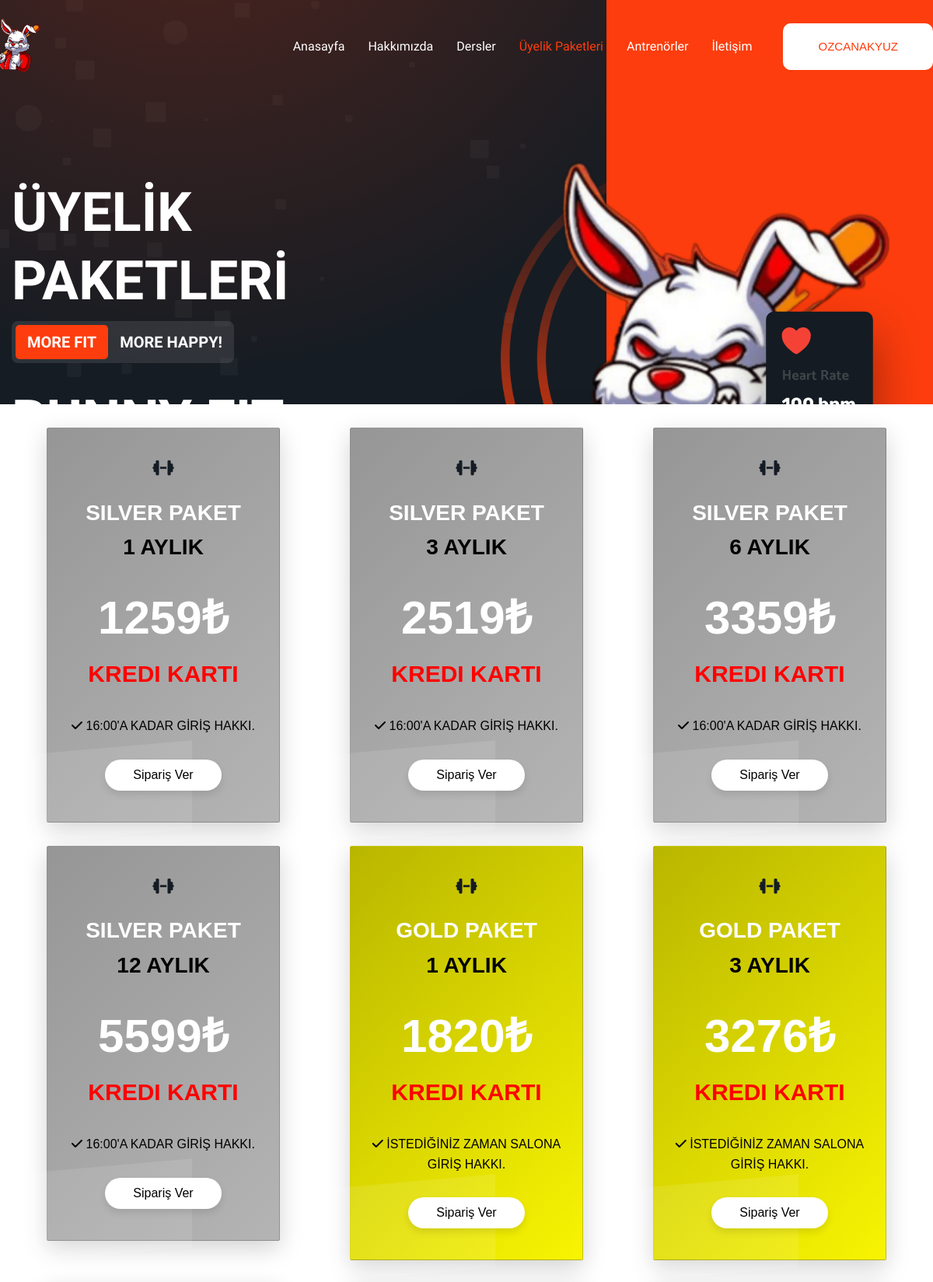
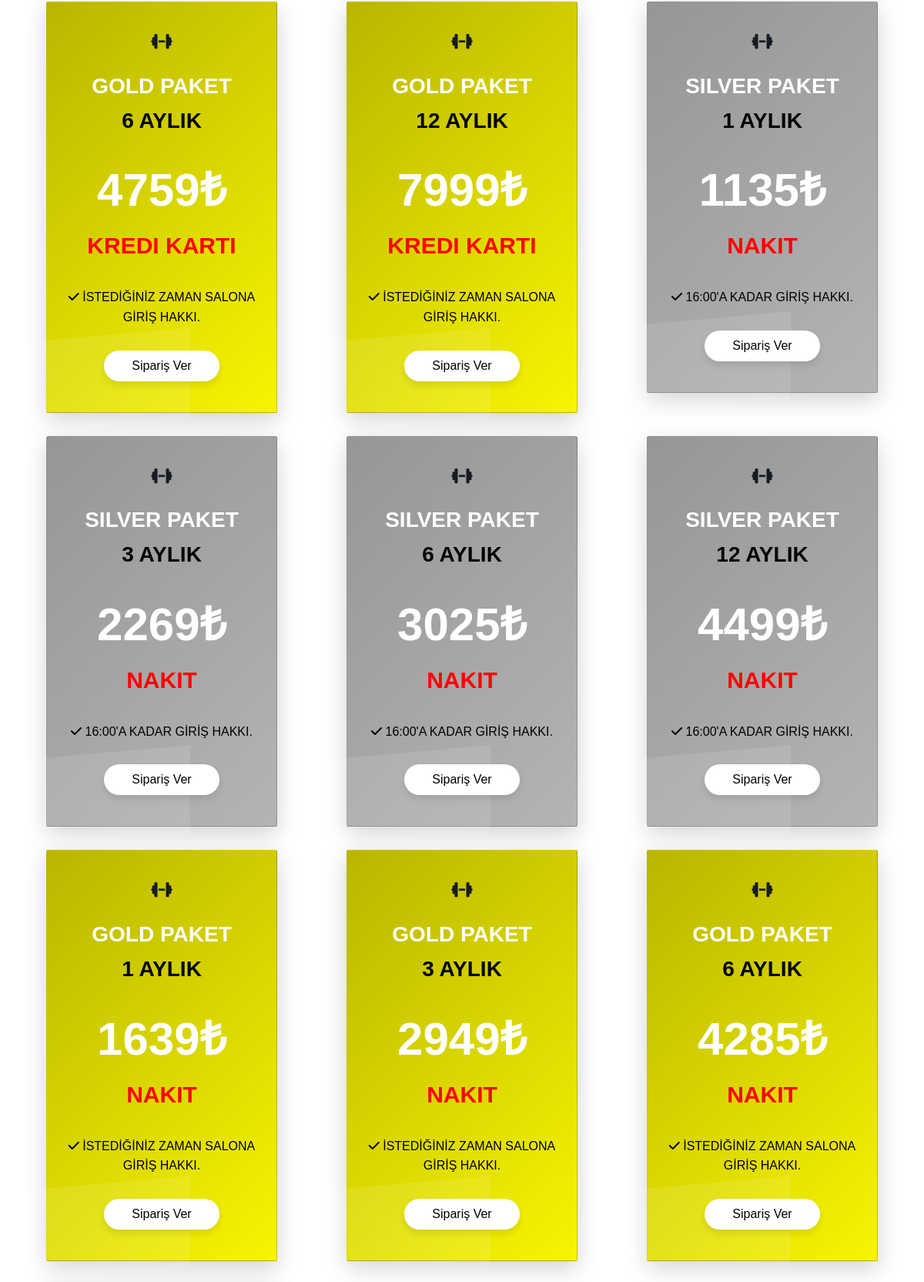
Screenshot of /fiyatlar (signed in, upper part) with the database file from the repository (2 pictures, top to bottom).
### home/models.py (models this page shows, shortened)
class Fiyatlar(models.Model):
    STATUS = (('True', 'Evet'),('False', 'Hayir'),)
    ODEME_SECENEKLERI = (('NAKIT', 'NAKIT'),('KREDI KARTI', 'KREDI KARTI'),)
    paket = models.CharField(max_length=150)
    ay = models.CharField(max_length=150)
    price= models.CharField(max_length=150)
    odeme_sekli = models.CharField(max_length=20, choices=ODEME_SECENEKLERI)
    detail = models.TextField()
    status = models.CharField(max_length=10,choices=STATUS)
    slug = models.SlugField()
    create_at = models.DateTimeField(auto_now_add=True)
    update_at = models.DateTimeField(auto_now=True)

### home/views.py (the view)
# urls.py: path('fiyatlar',views.fiyatlar_view, name= 'fiyatlar_view'),
def fiyatlar_view(request):
    fiyatlar = Fiyatlar.objects.filter(status=True)
    context = {'page': 'Üyelik Paketleri',
               'fiyatlar': fiyatlar,}
    return render(request, 'fiyatlar.html', context)

### home/templates/fiyatlar.html (shortened to what this page needs)
{% extends 'base.html' %}
{% load static %}
{% block body %}
<section class="section hero bg-dark has-after has-bg-image mb-5" id="home" aria-label="hero" data-section
  style="background-image: url('{% static 'images/hero-bg.png' %}'); height: 65vh;">
  <div class="container">
    <div class="hero-content" style="margin-block-end: 190px;">
      <h1 class="h1 hero-title">ÜYELİK PAKETLERİ</h1>
      <p class="hero-subtitle">
        <strong class="strong">MORE FIT</strong>MORE HAPPY!
      </p>
      <h1 class="h1 hero-title">BUNNY FIT</h1>
    </div>
    <div class="hero-banner">
      <img src="{% static 'images/bunnyfit.png' %}" width="660" height="753" alt="hero banner" class="w-100">
      <img src="{% static 'images/heart-rate.svg' %}" width="255" height="270" alt="heart rate"
        class="abs-img abs-img-1">
      <img src="{% static 'images/calories.svg' %}" width="348" height="224" alt="calories" class="abs-img abs-img-2">
    </div>
  </div>
</section>
<section>
  <div class="container my-5 m-auto" style="margin-inline:unset;">
    <div class="row" id="price-row">
      {% for fiyat in fiyatlar %}
        <div class="col-sm-4 mb-5">
          <div class="card text-center shadow-lg {% if forloop.counter <= 4 %} silver {% elif forloop.counter <= 8 %} gold {% elif forloop.counter <= 12 %} silver {% else %} gold {% endif %}">
            <div class="title">
              <i class="fa-solid fa-dumbbell h3" aria-hidden="true"></i>
              <h2>{{ fiyat.paket }} <br> <span style="color: black;">{{ fiyat.ay }}</span></h2>
            </div>
            <div class="price">
              <h4>{{ fiyat.price }}₺ <br><p style="font-size: 3rem; color: red;">{{ fiyat.odeme_sekli }}</p></h4>
            </div>
            <div class="option">
              <ul>
                <li style="color: black;"> <i class="fa fa-check" aria-hidden="true"></i> {{ fiyat.detail }} </li>
              </ul>
            </div>
            <a href="#" class="btn-info">Sipariş Ver</a>
          </div>
        </div>
      {% endfor %}
    </div>
  </div>
</section>
{% endblock %}

### home/templates/navbar.html (shortened to what this page needs)
{% load static %}
{% load active_link_tags %}
{% block head %}
<header class="header" data-header>
<div class="container">
    <a href="/" class="logo">
    <img src="{% static "images/header.png" %}" alt="header">
    </a>
    <nav class="navbar" data-navbar>
    {% with request.resolver_match.url_name as url_name %}
        <ul class="navbar-list">
            <ul class="navbar-list">
                <li>
                    <a href="/" class="navbar-link {% if request.resolver_match.url_name == 'index' %} active {% endif %}" data-nav-link>Anasayfa</a>
                </li>
            </ul>
            <li>
                <a {% if request.resolver_match.url_name == 'index' %} href="#about" {% else %} href="/" {% endif %} class="navbar-link" data-nav-link>Hakkımızda</a>
            </li>
            <li>
                <a {% if request.resolver_match.url_name == 'index' %} href="#class" {% else %} href="/" {% endif %} class="navbar-link" data-nav-link>Dersler</a>
            </li>
            <li>
                <a href="/fiyatlar" class="navbar-link {% if request.resolver_match.url_name == 'fiyatlar_view' %} active {% endif %}" data-nav-link>Üyelik Paketleri</a>
            </li>
            <li>
                <a {% if request.resolver_match.url_name == 'index' %} href="#blog" {% else %} href="/" {% endif %} class="navbar-link" data-nav-link>Antrenörler</a>
            </li>
            <li>
                <a {% if request.resolver_match.url_name == 'index' %} href="#contact" {% else %} href="/" {% endif %} class="navbar-link" data-nav-link>İletişim</a>
            </li>
        </ul>
    {% endwith %}
    </nav>
    {%  if user.id is not None %}
        <a class="btn btn-secondary d-flex align-items-center hidden-arrow btnnavbar" href="/user" id="navbarDropdownMenuAvatar">{{user.username}}</a>
    {% else %}
        <a class="btn btn-secondary d-flex align-items-center hidden-arrow btnnavbar" href="#" id="navbarDropdownMenuAvatar" type="button" data-toggle="modal" data-target="#containerlog">Giriş Yap</a>
    {% endif %}
</div>
</header>
{% endblock %}

### rows the page displays
Fiyatlar: paket "SILVER PAKET", ay "1 AYLIK", price "1259", odeme_sekli "KREDI KARTI", detail "16:00'A KADAR GİRİŞ HAKKI."
Fiyatlar: paket "SILVER PAKET", ay "3 AYLIK", price "2519", odeme_sekli "KREDI KARTI", detail "16:00'A KADAR GİRİŞ HAKKI."
Fiyatlar: paket "SILVER PAKET", ay "6 AYLIK", price "3359", odeme_sekli "KREDI KARTI", detail "16:00'A KADAR GİRİŞ HAKKI."
Fiyatlar: paket "SILVER PAKET", ay "12 AYLIK", price "5599", odeme_sekli "KREDI KARTI", detail "16:00'A KADAR GİRİŞ HAKKI."
Fiyatlar: paket "GOLD PAKET", ay "1 AYLIK", price "1820", odeme_sekli "KREDI KARTI", detail "İSTEDİĞİNİZ ZAMAN SALONA GİRİŞ HAKKI."
Fiyatlar: paket "GOLD PAKET", ay "3 AYLIK", price "3276", odeme_sekli "KREDI KARTI", detail "İSTEDİĞİNİZ ZAMAN SALONA GİRİŞ HAKKI."
Fiyatlar: paket "GOLD PAKET", ay "6 AYLIK", price "4759", odeme_sekli "KREDI KARTI", detail "İSTEDİĞİNİZ ZAMAN SALONA GİRİŞ HAKKI."
Fiyatlar: paket "GOLD PAKET", ay "12 AYLIK", price "7999", odeme_sekli "KREDI KARTI", detail "İSTEDİĞİNİZ ZAMAN SALONA GİRİŞ HAKKI."
Fiyatlar: paket "SILVER PAKET", ay "1 AYLIK", price "1135", odeme_sekli "NAKIT", detail "16:00'A KADAR GİRİŞ HAKKI."
Fiyatlar: paket "SILVER PAKET", ay "3 AYLIK", price "2269", odeme_sekli "NAKIT", detail "16:00'A KADAR GİRİŞ HAKKI."
Fiyatlar: paket "SILVER PAKET", ay "6 AYLIK", price "3025", odeme_sekli "NAKIT", detail "16:00'A KADAR GİRİŞ HAKKI."
Fiyatlar: paket "SILVER PAKET", ay "12 AYLIK", price "4499", odeme_sekli "NAKIT", detail "16:00'A KADAR GİRİŞ HAKKI."
Fiyatlar: paket "GOLD PAKET", ay "1 AYLIK", price "1639", odeme_sekli "NAKIT", detail "İSTEDİĞİNİZ ZAMAN SALONA GİRİŞ HAKKI."
Fiyatlar: paket "GOLD PAKET", ay "3 AYLIK", price "2949", odeme_sekli "NAKIT", detail "İSTEDİĞİNİZ ZAMAN SALONA GİRİŞ HAKKI."
Fiyatlar: paket "GOLD PAKET", ay "6 AYLIK", price "4285", odeme_sekli "NAKIT", detail "İSTEDİĞİNİZ ZAMAN SALONA GİRİŞ HAKKI."

### other values shown
{{ user.username }} "OZCANAKYUZ"
